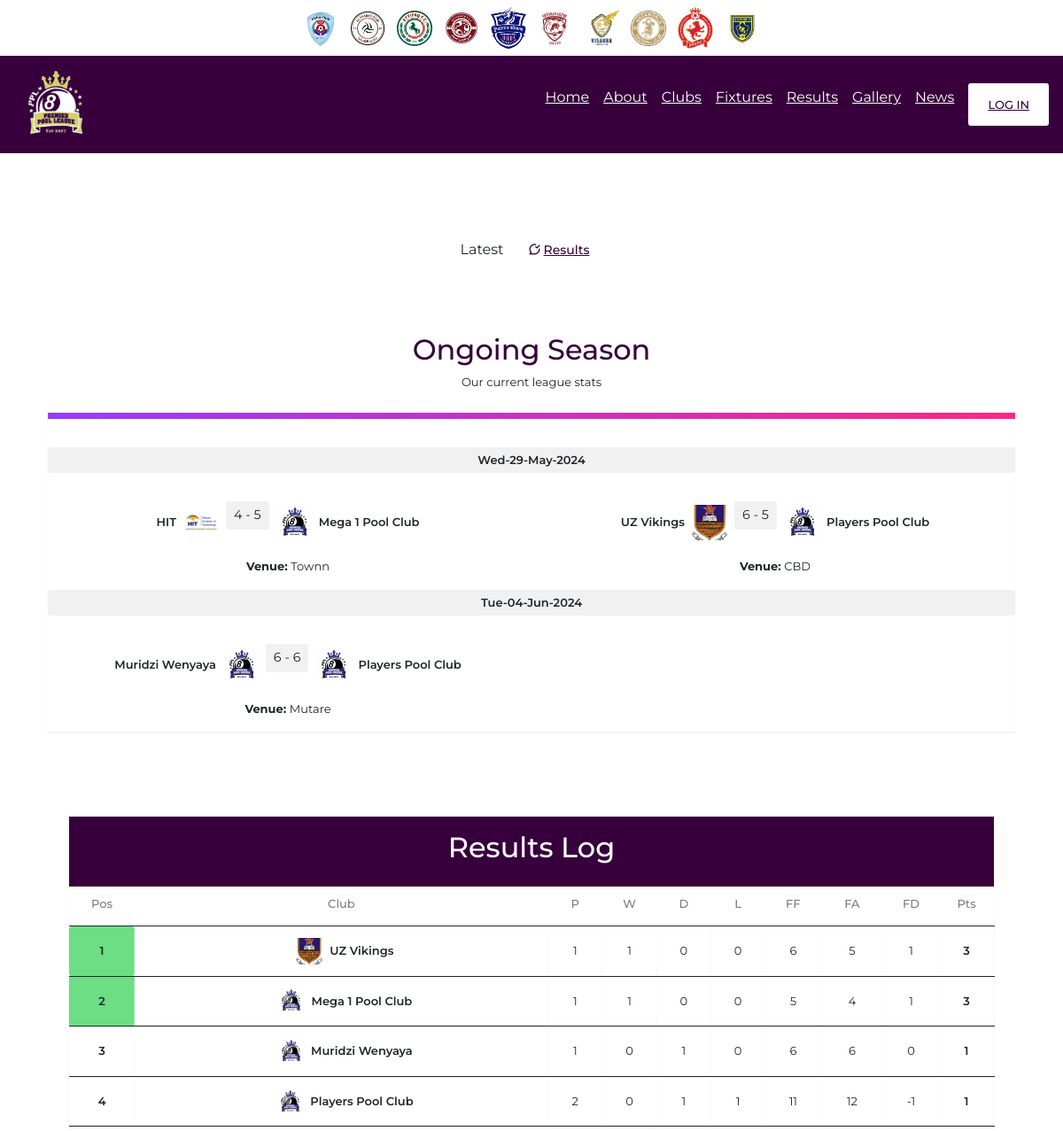
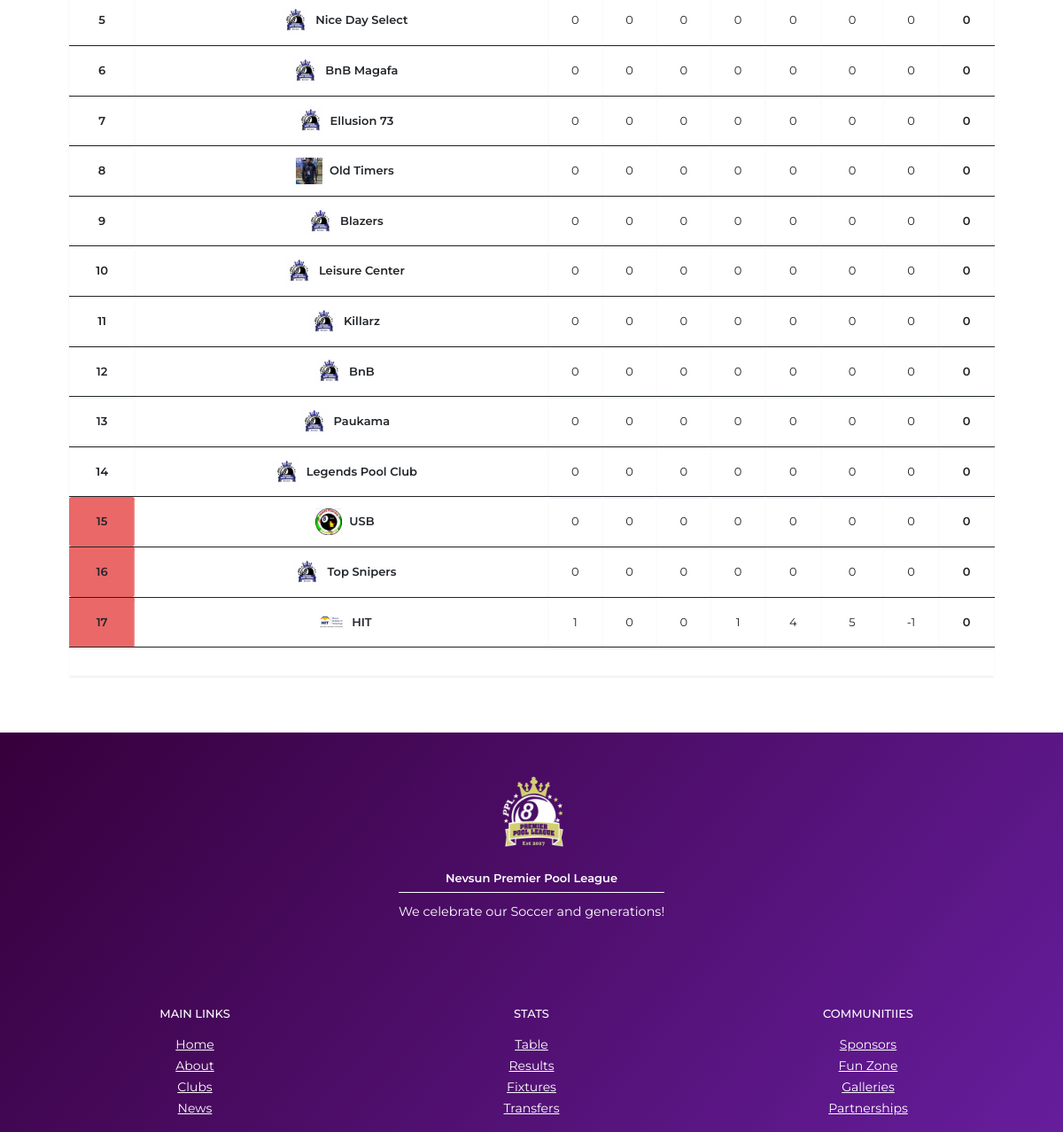
The app's page /results.php with its own data (2 pictures, top to bottom).
### tables this page shows
CREATE TABLE `fixtures` (
  `id` int(11) NOT NULL,
  `team1id` int(11) NOT NULL,
  `team2id` int(11) NOT NULL,
  `date` date NOT NULL,
  `venue` varchar(50) NOT NULL
);

CREATE TABLE `clubs` (
  `id` int(11) NOT NULL,
  `name` varchar(30) NOT NULL,
  `estdate` date NOT NULL,
  `location` varchar(30) NOT NULL,
  `numplayers` int(11) NOT NULL,
  `logo` varchar(30) NOT NULL
);

CREATE TABLE `results` (
  `id` int(11) NOT NULL,
  `fixtureId` int(11) NOT NULL,
  `team1Score` int(11) NOT NULL,
  `team2Score` int(11) NOT NULL
);

CREATE TABLE `log` (
  `id` int(11) NOT NULL,
  `position` int(11) NOT NULL,
  `clubId` int(11) NOT NULL,
  `played` int(11) NOT NULL,
  `wins` int(11) NOT NULL,
  `draws` int(11) NOT NULL,
  `loses` int(11) NOT NULL,
  `ff` int(11) NOT NULL,
  `fa` int(11) NOT NULL,
  `fd` int(11) NOT NULL,
  `points` int(11) NOT NULL
);

### results.php (the view, shortened to what this page needs)
<?php
include 'header.php';
require_once('databaseConn.php');
function getTeamLogo($logoFileName)
{
  $logoPath = "./Admin/images/uploads/" . $logoFileName;
  if (file_exists($logoPath)) {
    return $logoPath;
  } else {
    return "./Admin/images/default_logo.png";
  }
}
?>
<body>
  <div class="bodyFlex">
    <div class="mainBody">
      <div class="aboutBanner">
        <div class="aboutButton flex">Latest
          <a href="#results" class="aboutBtnActive">
            <i class="uil uil-comment-check icon"></i>Results</a>
        </div>
      </div>
      <div class="section container resultsSection" id="results">
        <div class="sectionContainer">
          <div class="sectionIntro ">
            <h2>Ongoing Season</h2>
            <span class="sectionSubTitle">Our current league stats</span>
          </div>
          <div class="sectionContent grid">
            <div class="sectionContainer">
              <div class="fixtureDiv borderTop">
                <?php
                $sql = "SELECT DISTINCT date FROM `fixtures`";
                $result = mysqli_query($conn, $sql);
                while ($dateRow = mysqli_fetch_assoc($result)) {
                  $selectedDate = $dateRow["date"];
                  $sql = "SELECT f.id, c1.name AS team1_name, c1.logo AS team1_logo, c2.name AS team2_name, c2.logo AS team2_logo, f.date, f.venue, r1.team1Score AS team1_score, r1.team2Score AS team2_score, r1.id AS rId
                        FROM fixtures f
                        INNER JOIN clubs c1 ON f.team1id = c1.id
                        INNER JOIN clubs c2 ON f.team2id = c2.id
                        INNER JOIN results r1 on f.id = r1.fixtureId
                        WHERE f.date = '$selectedDate';";
                  $fixtureResult = mysqli_query($conn, $sql);
                  if (mysqli_num_rows($fixtureResult) > 0) {
                ?>
                    <div class="date">
                      <?php echo date('D-d-M-Y', strtotime($selectedDate)); ?>
                    </div>
                    <div class="allFixtures">
                      <?php
                      while ($row = mysqli_fetch_assoc($fixtureResult)) {
                        $team1_logo = getTeamLogo($row["team1_logo"]);
                        $team2_logo = getTeamLogo($row["team2_logo"]);
                      ?>
                        <div class="singleFixture">
                          <div class="teams flex">
                            <div class="teamName_teamLogo flex">
                              <div class="name"><?php echo $row["team1_name"]; ?></div>
                              <div class="teamLogoDiv">
                                <img src="<?php echo $team1_logo; ?>" alt="Team Logo" class="teamLogo" />
                              </div>
                            </div>
                            <p class="time"><?php echo $row["team1_score"]; ?> -
                              <?php echo $row["team2_score"]; ?></p>
                            <div class="teamName_teamLogo flex">
                              <div class="teamLogoDiv">
                                <img src="<?php echo $team2_logo; ?>" alt="Team Logo" class="teamLogo" />
                              </div>
                              <div class="name"><?php echo $row["team2_name"]; ?></div>
                            </div>
                          </div>
                          <span class="venue"><strong>Venue: </strong><?php echo $row["venue"]; ?></span>
                        </div>
                      <?php } ?>
                    </div>
                  <?php
                  }
                  ?>
                <?php
                }
                ?>
              </div>
            </div>
            <section class="section container logSection ">
              <div class="sectionContainer">
                <div class="sectionContent ">
                  <div class="table__WeekPlayers grid">
                    <div class="tableDiv">
                      <div class="tableLogoDiv">
                        <h2 style="color: white;">Results Log</h2>
                      </div>
                      <div class="table">
                        <table>
                          <tr>
                            <th>Pos</th>
                            <th>Club</th>
                            <th>P</th>
                            <th>W</th>
                            <th>D</th>
                            <th>L</th>
                            <th>FF</th>
                            <th>FA</th>
                            <th>FD</th>
                            <th>Pts</th>
                          </tr>
                          <?php
                          $countQuery = "SELECT COUNT(*) AS total_items FROM log;";
                          $countResult = mysqli_query($conn, $countQuery);
                          if ($countResult) {
                            $rowCount = mysqli_fetch_assoc($countResult)['total_items'];
                          } else {
                            echo "Error getting item count: " . mysqli_error($conn);
                          }
                          $counter = 1;
                          $teamsQuery = "SELECT l.*, c.name AS team_name, c.logo AS team_logo
                                 FROM log l
                                 INNER JOIN clubs c ON l.clubid = c.id
                                 ORDER BY l.points DESC , l.fd DESC;";
                          $teamsResult = mysqli_query($conn, $teamsQuery);
                          while ($teamRow = mysqli_fetch_assoc($teamsResult)) {
                          ?>
                            <tr class="tr" style="padding: 1rem 0">
                              <?php
                              if ($counter < 3) { ?>
                                <td class="pos green leader"><?php echo $counter ?></td>
                              <?php
                              } else if ($rowCount - 2 <= $counter) {
                              ?>
                                <td class="pos red"><?php echo $counter ?></td>
                              <?php
                              } else {
                              ?>
                                <td class="pos"><?php echo $counter ?></td>
                              <?php
                              }
                              ?>
                              <?php $counter++ ?>
                              <td class="flex">
                                <div class="teamLogoDiv">
                                  <img src="./Admin/images/uploads/<?php echo $teamRow["team_logo"]  ?>" alt="Team Logo" class="teamLogo" />
                                </div>
                                <div class="name"><?php echo $teamRow["team_name"]  ?></div>
                              </td>
                              <td><?php echo $teamRow["played"]  ?></td>
                              <td><?php echo $teamRow["wins"]  ?></td>
                              <td><?php echo $teamRow["draws"]  ?></td>
                              <td><?php echo $teamRow["loses"]  ?></td>
                              <td><?php echo $teamRow["ff"]  ?></td>
                              <td><?php echo $teamRow["fa"]  ?></td>
                              <td><?php echo $teamRow["fd"]  ?></td>
                              <td class="points"><?php echo $teamRow["points"]  ?></td>
                            </tr>
                          <?php
                          }
                          ?>
                        </table>
                      </div>
                    </div>
                  </div>
                </div>
              </div>
            </section>
          </div>
        </div>
      </div>
    </div>
  </div>
  <?php
  include 'footer.php';
  ?>
</body>
</html>

### release/v4.0.0/css/line.css (style rules this page uses)
[class^=uil-]:before,[class*=" uil-"]:before { font-family:unicons-line;font-style:normal;font-weight:400;speak:none;display:inline-block;text-decoration:inherit;font-variant:normal;text-transform:none;line-height:1;-webkit-font-smoothing:antialiased;-moz-osx-font-smoothing:grayscale }
.uil-comment-check:before { content:'\e807' }

### records on screen
fixtures: team1id.name "HIT", team1id.logo (picture), results.team1Score "4", results.team2Score "5", team2id.logo (picture), team2id.name "Mega 1 Pool Club", venue "Townn"
fixtures: team1id.name "UZ Vikings", team1id.logo (picture), results.team1Score "6", results.team2Score "5", team2id.logo (picture), team2id.name "Players Pool Club", venue "CBD"
fixtures: team1id.name "Muridzi Wenyaya", team1id.logo (picture), results.team1Score "6", results.team2Score "6", team2id.logo (picture), team2id.name "Players Pool Club", venue "Mutare"
log: clubId.logo (picture), clubId.name "UZ Vikings", played "1", wins "1", draws "0", loses "0", ff "6", fa "5", fd "1", points "3"
log: clubId.logo (picture), clubId.name "Mega 1 Pool Club", played "1", wins "1", draws "0", loses "0", ff "5", fa "4", fd "1", points "3"
log: clubId.logo (picture), clubId.name "Muridzi Wenyaya", played "1", wins "0", draws "1", loses "0", ff "6", fa "6", fd "0", points "1"
log: clubId.logo (picture), clubId.name "Players Pool Club", played "2", wins "0", draws "1", loses "1", ff "11", fa "12", fd "-1", points "1"
log: clubId.logo (picture), clubId.name "Nice Day Select", played "0", wins "0", draws "0", loses "0", ff "0", fa "0", fd "0", points "0"
log: clubId.logo (picture), clubId.name "BnB Magafa", played "0", wins "0", draws "0", loses "0", ff "0", fa "0", fd "0", points "0"
log: clubId.logo (picture), clubId.name "Ellusion 73", played "0", wins "0", draws "0", loses "0", ff "0", fa "0", fd "0", points "0"
log: clubId.logo (picture), clubId.name "Old Timers", played "0", wins "0", draws "0", loses "0", ff "0", fa "0", fd "0", points "0"
log: clubId.logo (picture), clubId.name "Blazers", played "0", wins "0", draws "0", loses "0", ff "0", fa "0", fd "0", points "0"
log: clubId.logo (picture), clubId.name "Leisure Center", played "0", wins "0", draws "0", loses "0", ff "0", fa "0", fd "0", points "0"
log: clubId.logo (picture), clubId.name "Killarz", played "0", wins "0", draws "0", loses "0", ff "0", fa "0", fd "0", points "0"
log: clubId.logo (picture), clubId.name "BnB", played "0", wins "0", draws "0", loses "0", ff "0", fa "0", fd "0", points "0"
log: clubId.logo (picture), clubId.name "Paukama", played "0", wins "0", draws "0", loses "0", ff "0", fa "0", fd "0", points "0"
log: clubId.logo (picture), clubId.name "Legends Pool Club", played "0", wins "0", draws "0", loses "0", ff "0", fa "0", fd "0", points "0"
log: clubId.logo (picture), clubId.name "USB", played "0", wins "0", draws "0", loses "0", ff "0", fa "0", fd "0", points "0"
log: clubId.logo (picture), clubId.name "Top Snipers", played "0", wins "0", draws "0", loses "0", ff "0", fa "0", fd "0", points "0"
log: clubId.logo (picture), clubId.name "HIT", played "1", wins "0", draws "0", loses "1", ff "4", fa "5", fd "-1", points "0"

### other values on screen
date('D-d-M-Y', strtotime($selectedDate)) "Wed-29-May-2024"
date('D-d-M-Y', strtotime($selectedDate)) "Tue-04-Jun-2024"
